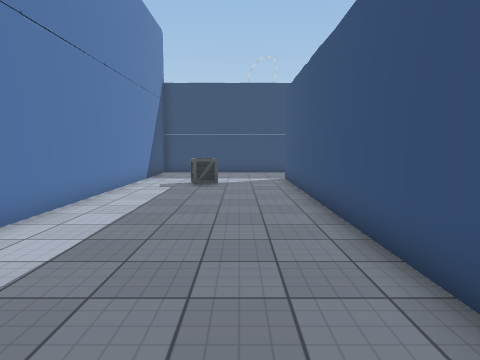
view 1 (above)

15 first-person views from a walk through a Unity game level. The camera is 1.5 m above the floor, tilts 6° down and sees 75° across. Doors are open. The floor is counted in squares, 1 m on a side. Each view is taken from the middle of a square. On the plan, view 1 faces up. The plan holds only what a view shows up to about 15 squares ahead; the rest is blank. The place goes on beyond the plan. The player character is not drawn. Some surface patterns are stand-ins.

view 2
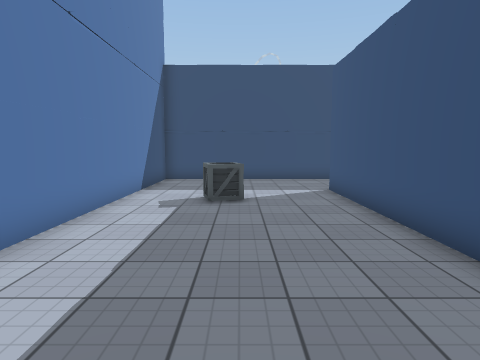

view 3
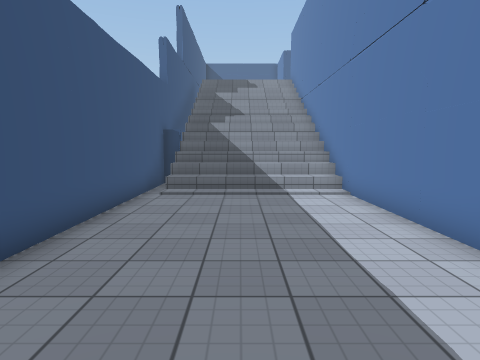

view 4
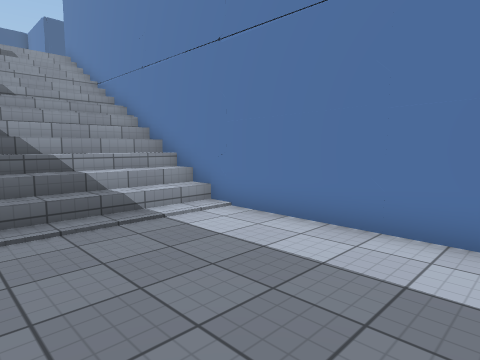

view 5
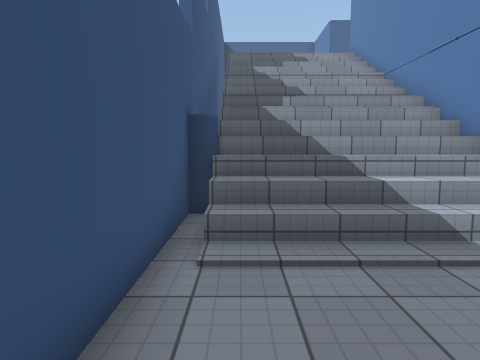

view 6
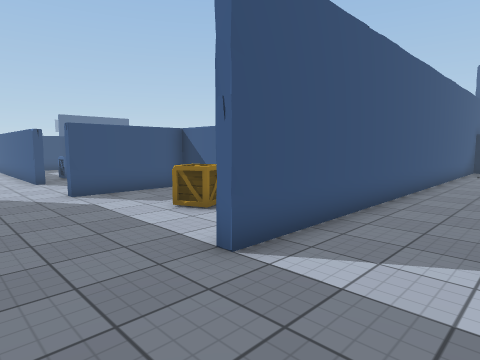

view 7
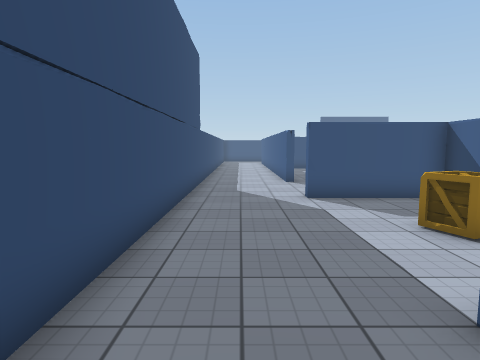

view 8
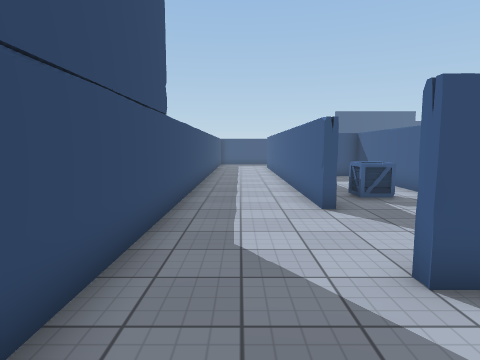

view 9
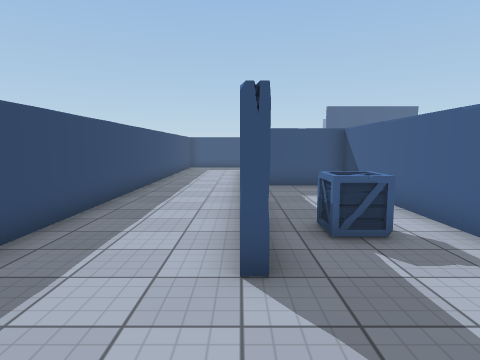

view 10
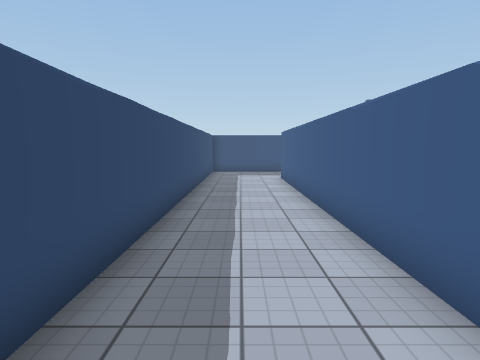

view 11
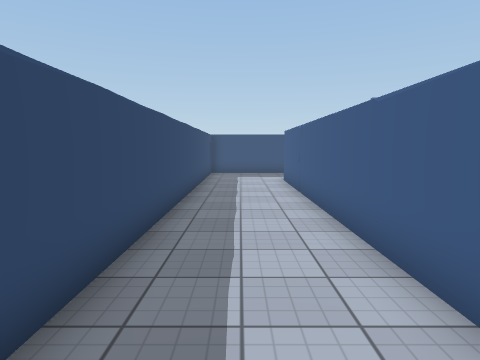

view 12
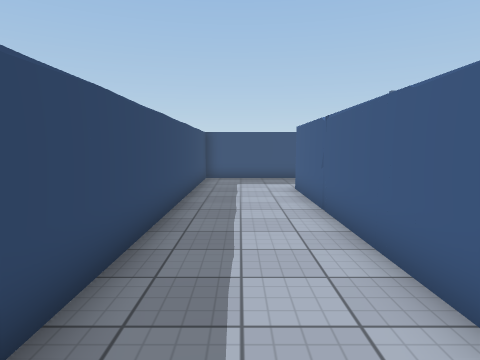

view 13
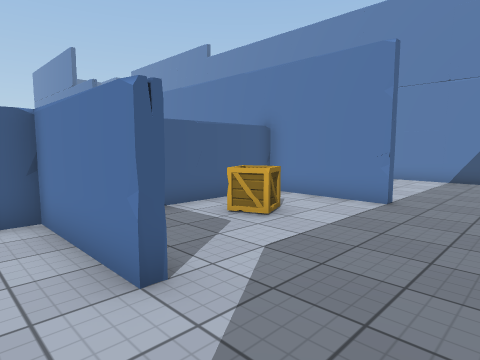

view 14
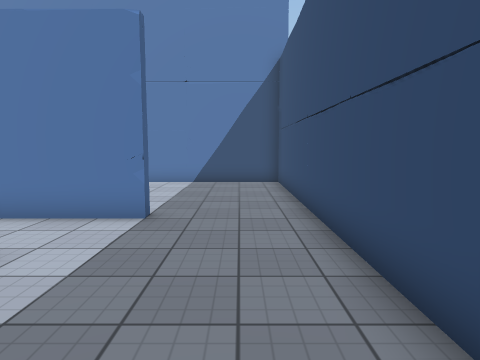

view 15
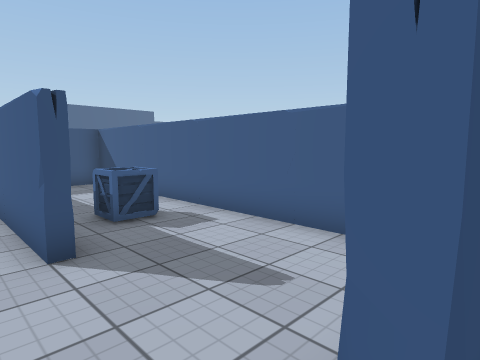

### Floor plan
Key: @ floor where view 1 was taken; # wall or solid block; x gap in a wall; . floor; / step, stairs or slope; C crate.
Columns run from 5 left of view 1 to 29 right of it. Each row starts with its distance up from view 1.
 19 ###################################
 18 #..................................
 17 #..................................
 16 #..................................
 15 #..................###############x
 14 #......#......#............#
 13 #..CC..#..CC..#.....CC.....#
 12 #......#......#............#
 11 #......#####################
 10 #......#
  9 #......#
  8 #......#
  7 #......#
  6 #......#
  5 #......#
  4 #......#
  3 #......#
  2 #......#
  1 #......#
  0 #....@.#
 -1 #......#
 -2 #//////#
 -3 #//////#
 -4 #//////#
 -5 #//////#
 -6 #//////#
 -7 #//////
 -8 #//////
 -9 #//////
-10 #//////
-11 #//////
-12 #//////
-13 #

Positions as (right, up) in squares from view 1, and headings:
1: (0, 0), facing up
2: (-1, 4), facing up
3: (-1, 9), facing down
4: (1, 5), facing down-left
5: (1, 3), facing down
6: (-1, 18), facing down-right
7: (0, 17), facing right
8: (6, 17), facing right
9: (10, 15), facing right
10: (14, 17), facing right
11: (15, 17), facing right
12: (18, 17), facing right
13: (11, 18), facing down-left
14: (9, 17), facing left
15: (9, 16), facing down-right
